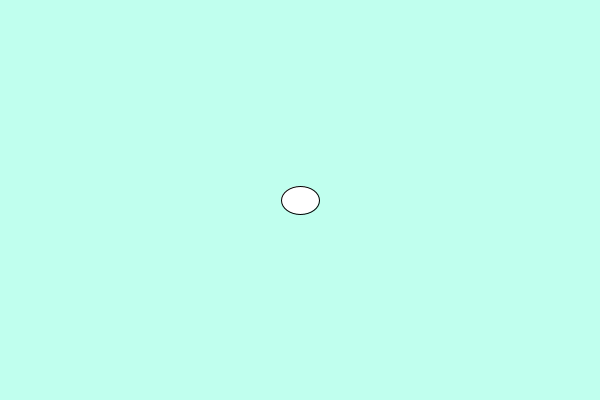
Frame 1 (no input)
Frame 60 (the mouse pressed at the canvas centre just before this capture): identical to frame 1, image omitted
Frame 120 (the mouse held since frame 60 and released just before this capture): blank canvas, image omitted

The Processing sketch that drew this single still picture (run headless with seeded random() and noise(); from frame 60 on, the mouse is pressed at the canvas centre):

// Processing sketch: week04_5_fishX_fishY_dx_dy_dist
// ── week04_5_fishX_fishY_dx_dy_dist.pde
//week04_5_fishX_fishY_dx_dy_dist
void setup(){
  size(600,400);
}
float x,y;
float fishX=300,fishY=200;
void draw(){
  background(#C0FFEE);
  if(x>0){
  ellipse(x,y,8,8);
  y+=2;
  float dx=x-fishX,dy=y-fishY;
  float d=dist(x,y,fishX,fishY);
  fishX+=dx/d*4;
  fishY+=dy/d*4;
  if(y>400)x=0;
  }
  ellipse(fishX,fishY,38,28);
}
void mousePressed(){
  x=mouseX;
  y=mouseY;
  
  }
